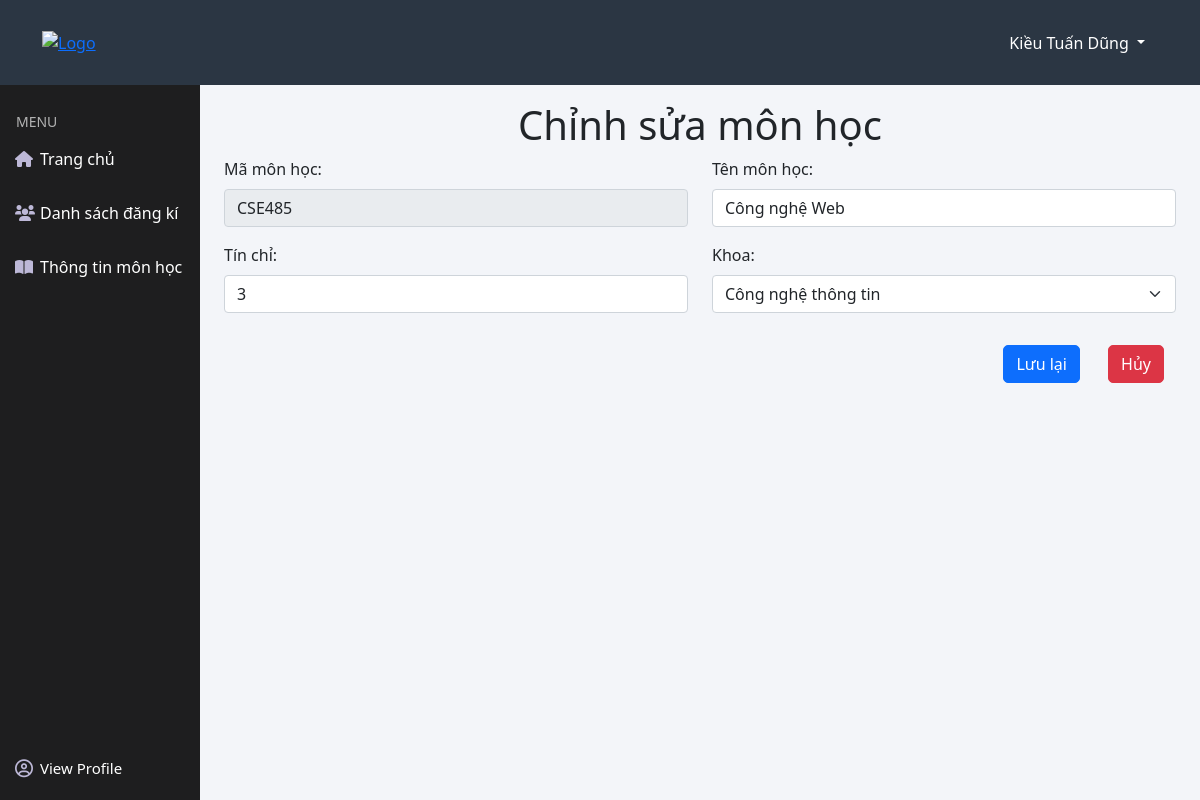
/view/teacher/teacher_edit_subject.php?id=CSE485 (signed in), run on the app's committed database.
### tables this page shows
CREATE TABLE `teacher` (
  `teacher_id` int(10) UNSIGNED NOT NULL,
  `teacher_name` varchar(50) NOT NULL,
  `teacher_gender` tinyint(1) NOT NULL,
  `teacher_birthday` date NOT NULL,
  `teacher_address` varchar(100) NOT NULL,
  `teacher_phone` varchar(15) NOT NULL,
  `teacher_email` varchar(50) NOT NULL,
  `teacher_pass` varchar(100) NOT NULL DEFAULT 'abc',
  `office_id` int(10) UNSIGNED NOT NULL,
  `subject_id` varchar(50) NOT NULL
);

CREATE TABLE `subject` (
  `subject_id` varchar(50) NOT NULL,
  `subject_name` varchar(50) NOT NULL,
  `credits` int(10) UNSIGNED NOT NULL,
  `office_id` int(10) UNSIGNED NOT NULL
);

### view/teacher/teacher_edit_subject.php (the view)
<?php
include '../../partials-front/header.php';
include '../../partials-front/header_nav.php';
include '../../partials-front/teacher_menu.php';
include_once '../../config/config.php';
if (isset($_GET['id'])) {
    $id = $_GET['id'];
    $sql_cr = "SELECT * FROM subject WHERE subject_id = '$id'";
    $result_cr = mysqli_query($con, $sql_cr);
    $row_cr = mysqli_fetch_assoc($result_cr);
}
?>
<main class="d-flex justify-content-end">
    <div class="col-10 ">
        <div class="container">
            <form action="../../process/teacher/teacher_edit_subject.php" method="post" class="row justify-content-start form_content">
                <h1 class="text-center">Chỉnh sửa môn học</h1>
                <div class="mb-3 col-6">
                    <label for="subjectID" class="form-label">Mã môn học:</label>
                    <input type="text" readonly class="form-control" id="subjectID" value="<?php echo $row_cr['subject_id']; ?>" name="subjectID">
                </div>
                <div class="mb-3 col-6">
                    <label for="subjectName" class="form-label">Tên môn học:</label>
                    <input type="text" class="form-control" id="subjectName" value="<?php echo $row_cr['subject_name']; ?>" name="subjectName">
                </div>
                <div class="mb-3 col-6">
                    <label for="credits" class="form-label">Tín chỉ:</label>
                    <input type="text" class="form-control" id="credits" value="<?php echo $row_cr['credits']; ?>" name="credits">
                </div>
                <div class="mb-3 col-6 ">
                    <label for="subjectName1" class="form-label">Khoa:</label>
                    <select class="form-select" aria-label="Default select example" id="subjectName1" name="subjectName1">
                        <?php
                        $sql = "SELECT * FROM office ";
                        $result = mysqli_query($con, $sql);
                        if (mysqli_num_rows($result)) {
                            while ($row = mysqli_fetch_assoc($result)) {
                                echo '<option value="' . $row['office_id'] . '">' . $row['office_name'] . '</option>';
                            }
                        }
                        ?>
                    </select>
                </div>
                <div class="text-end">
                    <button type="submit" name="btnSaveEdit" class="btn btn-primary w-auto form_btn mt-3">Lưu
                        lại</button>
                    <a href="./teacher_subject_information.php" id="btnCancelEditSubject" class="btn btn-danger w-auto form_btn mt-3">Hủy</a>
                </div>
            </form>
        </div>
    </div>
</main>
<?php
include '../../partials-front/footer.php';
?>

### partials-front/header_nav.php (shortened to what this page needs)
<header class="header position-fixed top-0 w-100">
    <div class="container h-100 d-flex justify-content-between align-items-center">
        <a href="#" class="logo">
            <img class="logo-img" src="http://tlus.edu.vn/wp-content/uploads/2018/06/LogoDHTL-300x300.png" alt="Logo">
        </a>
        <div class="dropdown h-100 menu">
            <button class="btn dropdown-toggle h-100 text-white" type="button" id="dropdownMenuButton1" data-bs-toggle="dropdown" aria-expanded="false">
                <?php
                if (isset($_SESSION['loginSuccess'])) {
                    $user_name = $_SESSION['loginSuccess'];
                    include_once '../../config/config.php';
                    $sql_std = "SELECT * FROM student WHERE std_id = '$user_name'";
                    $result_std = mysqli_query($con, $sql_std);
                    $sql_teacher = "SELECT * FROM teacher WHERE teacher_email = '$user_name'";
                    $result_teacher = mysqli_query($con, $sql_teacher);
                    if (mysqli_num_rows($result_std) > 0) {
                        $row_std = mysqli_fetch_assoc($result_std);
                        echo $row_std['std_name'];
                    } else if (mysqli_num_rows($result_teacher) > 0) {
                        $row_teacher = mysqli_fetch_assoc($result_teacher);
                        echo $row_teacher['teacher_name'];
                    } else {
                        echo "Admin";
                    }
                }
                ?>
            </button>
        </div>
    </div>
</header>

### asset/css/style.css (style rules this page uses)
* { margin: 0; padding: 0; box-sizing: border-box; list-style: none; text-decoration: none; }
body { background: #f3f5f9; }
main { margin-top: 85px; }
.btn-primary { border-radius: 10px; }
.header { height: 85px; background-color: #2b3643; z-index: 1000; }
.logo { width: 80px; }
.logo-img { max-width: 100%; }
.sidebar ul li, .dropdown { height: 54px; }
.form_content { padding: 16px 12px; border-radius: 10px; }
.form_btn { margin-right: 12px; margin-left: 12px; border-radius: 5px; }

### data on the page
teacher: teacher_name "Kiều Tuấn Dũng"
subject: subjectID "CSE485", subjectName "Công nghệ Web", credits "3"

### other printed values
form field subjectName1 "Công nghệ thông tin"
